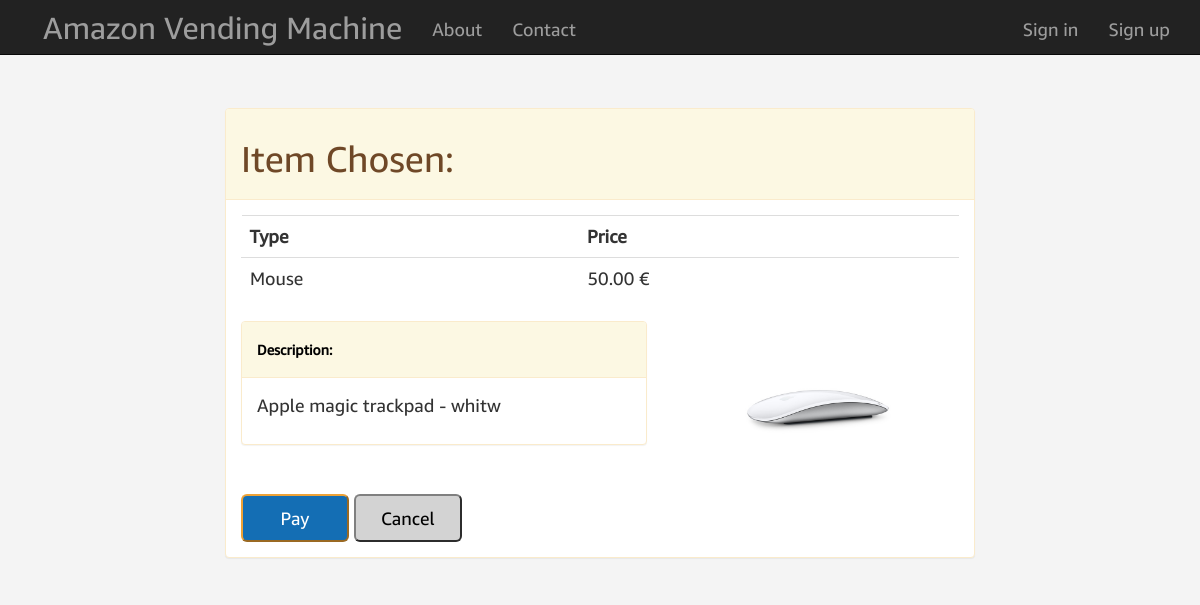
/item/1/payment/, run on the app's committed database.
### item/models.py (models this page shows, shortened)
class Item(models.Model):
    itemType = models.CharField('Type', choices=ITEM_CHOICES, max_length=25, default="Mouse")
    itemDescription = models.TextField('Description', max_length=400, help_text="Insert a brief product description",
                                       default="")
    itemPrice = models.DecimalField('Price', max_digits=4, decimal_places=2, default=0)
    itemQuantity = models.PositiveSmallIntegerField('Quantity', default=1, editable=True)
    itemImage = models.ImageField(blank=True, null=True)
    def __str__(self):
        return str(self.itemType)

### item/views.py (the view)
# urls.py: path('<int:itemId>/payment/', views.payment, name='payment'),
def payment(request, itemId):
    item = Item.objects.filter(id=itemId).first()
    return render(request, 'payment.html', {'item': item})

### templates/payment.html (shortened to what this page needs)
<!DOCTYPE html>
<html lang="en">
<head>
    {% load static %}
    <link href="{% static '/css/bootstrap.min.css' %}" rel="stylesheet" type="text/css">
    <link href="{% static '/css/custom.css' %}" rel="stylesheet">
</head>
<body>
<nav class="navbar navbar-inverse navbar-fixed-top" role="navigation">
    <div class="container">
        <div class="navbar-header">
            <a class="navbar-brand" href="{% url 'index' %}">Amazon Vending Machine</a>
        </div>
        <div class="collapse navbar-collapse" id="navbar-collapse">
            <ul class="nav navbar-nav">
                <li><a href="{% url 'about' %}">About</a></li>
                <li><a href="{% url 'contact' %}">Contact</a></li>
            </ul>
            {% if user.is_authenticated %}
                <ul class="nav navbar-nav navbar-right">
                    <li><a href="{% url 'account' %}">Account</a></li>
                    <li><a href="{% url 'logout' %}">Logout</a></li>
                </ul>
            {% else %}
                <ul class="nav navbar-nav navbar-right">
                    <li><a href="{% url 'log' %}">Sign in</a></li>
                    <li><a href="{% url 'registration' %}">Sign up</a></li>
                </ul>
            {% endif %}
        </div>
    </div>
</nav>
<form action="{% url 'pay' item.id %}" method="post">
    <div class="container-fluid">
        <div class="panel panel-warning">
            <div class="panel-heading">
                <h1>Item Chosen: </h1>
            </div>
            <div id="panel-index-body" class="panel-body">
                <table class="table">
                    <tr class="table-warning">
                        <td class="table-warning"><b>Type</b></td>
                        <td class="table-warning"><b>Price</b></td>
                    </tr>
                    <tr>
                        <td class="table-bordered">{{ item }}</td>
                        <td id="paymentPriceId" class="table-bordered">{{ item.itemPrice }} €</td>
                    </tr>
                </table>
                <div class="row">
                    <div class="col-lg-7">
                        <div class="panel panel-warning">
                            <div class="panel-heading"><h5><b><font color="black">Description: </font></b></h5></div>
                            <div class="panel-body"><p>{{ item.itemDescription }}</p></div>
                        </div>
                    </div>
                    <div class="col-lg-3">
                        {% if item.itemImage != None %}
                            <img id="image" src="{{ item.itemImage.url }}" alt="Image of our item item">
                        {% endif %}
                    </div>
                </div>
                <input type="button" class="btn-warning btn-lg" name="id" value="Pay" onclick="showModal()">
                <a class="nounderline" href="{% url 'index' %}">
                    <button type="button" class="btn-secondary btn-lg">
                        Cancel
                    </button>
                </a>
            </div>
        </div>
    </div>
</form>
</body>
</html>

### item/static/css/custom.css (style rules this page uses)
:root { --primary-color: #146eb4; }
body { font-family: AmazonEmber; text-align: left; background-size: cover; background-repeat: no-repeat; background-color: #f4f4f4; }
h1, h2 { font-family: AmazonEmber; color: #6F4827; text-align: left; }
.navbar-brand { font-size: 170%; padding: 18px 15px 0 28px; background-image: url(../image/amazonlogo.png); background-repeat: no-repeat; background-size: 26px 30px; background-position: 0 12px; }
.navbar-nav { padding-top: 4px; }
.table, .table-warning, .table-bordered { background-color: white; border-color: transparent; }
.panel-body { background-color: transparent; }
.btn-warning, .btn-secondary { min-width: 6em; background-color: var(--primary-color); color: white; }
.btn-secondary { background-color: lightgray; color: black; border-color: grey; }
@media only screen and (min-width: 800px) { .container-fluid { max-width: 65%; margin-left: auto; margin-right: auto; padding-top: 6em; } }
@media only screen and (min-width: 800px) { .navbar-brand { font-size: 170%; padding: 18px 15px 0 28px; background-image: url(../image/amazonlogo.png); background-repeat: no-repeat; background-size: 26px 30px; background-position: 0 12px; margin-left: 25%; } }
@media only screen and (min-width: 800px) { #image { width: 110%; margin-left: 3em; } }
@media only screen and (min-width: 800px) { body { text-align: left; font-family: AmazonEmber; font-size: large; } }
#paymentPriceId { font-family: AmazonEmber; }

### data on the page
Item: itemType "Mouse", itemPrice "50.00", itemDescription "Apple magic trackpad - whitw", itemImage (picture)
